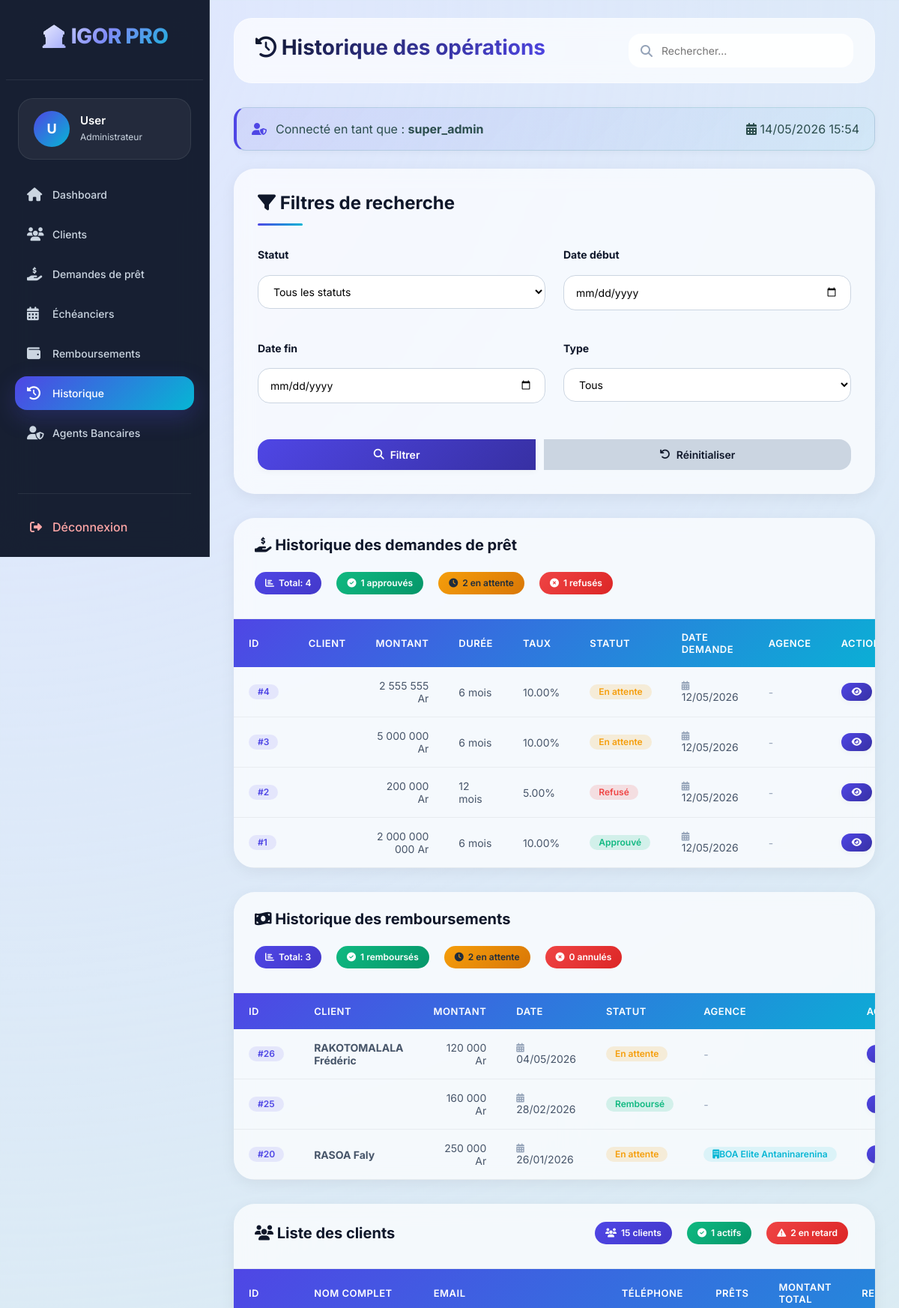
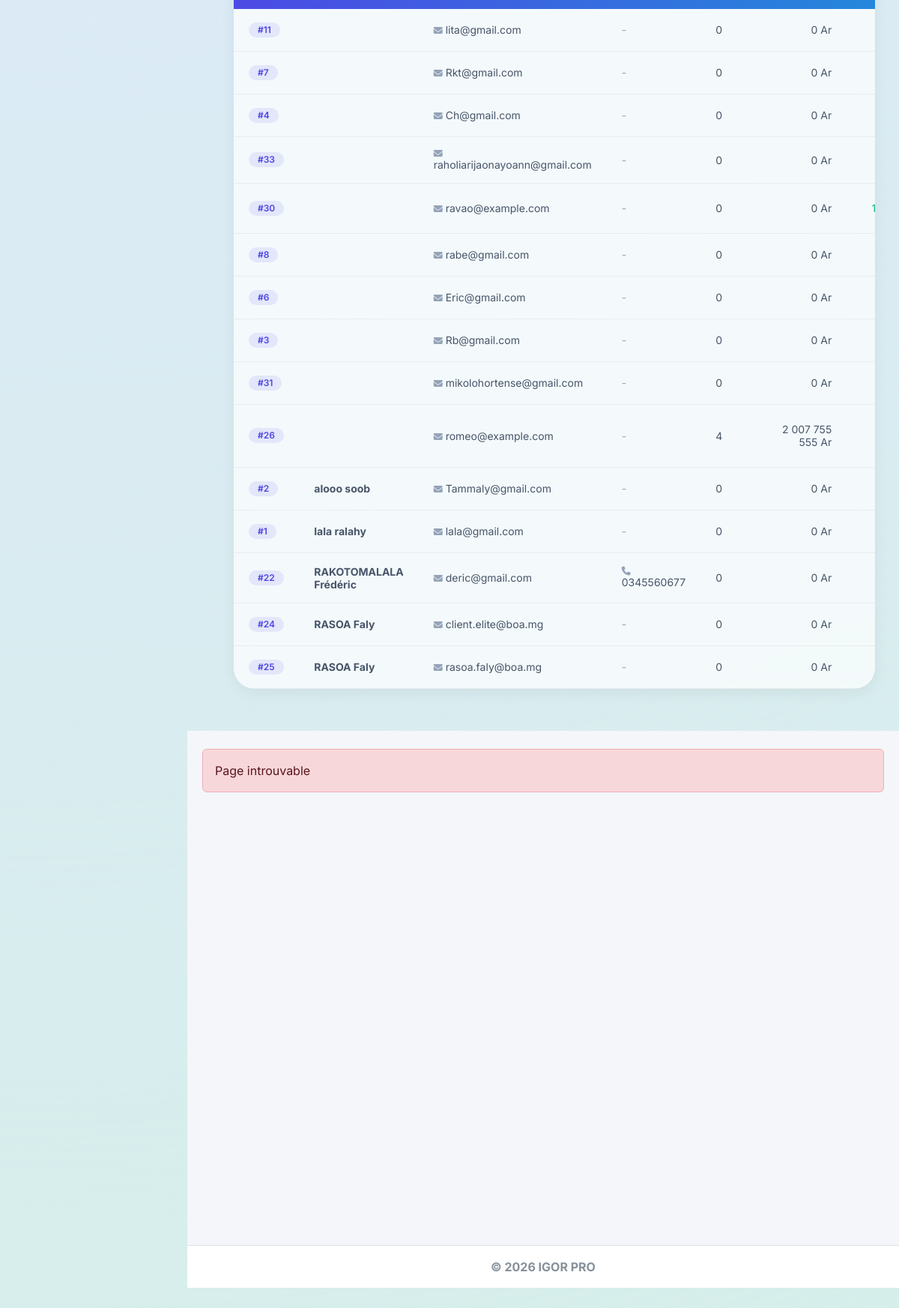
The app's page /historique.php (signed in) with its own data (2 pictures, top to bottom).
### tables this page shows
CREATE TABLE `demande_pret` (
  `id` int(11) NOT NULL,
  `utilisateur_id` int(11) NOT NULL,
  `montant` decimal(15,2) NOT NULL,
  `duree` int(11) NOT NULL,
  `taux_interet` decimal(5,2) NOT NULL,
  `type_pret` enum('personnel','immobilier','vehicule','etudiant') NOT NULL,
  `revenu` decimal(15,2) DEFAULT NULL,
  `motif` text DEFAULT NULL,
  `document` varchar(255) DEFAULT NULL,
  `statut` enum('en attente','approuvé','refusé') DEFAULT 'en attente',
  `date_demande` timestamp NOT NULL DEFAULT current_timestamp()
);

CREATE TABLE `remboursement` (
  `id` int(11) NOT NULL,
  `utilisateur_id` int(11) NOT NULL,
  `montant` decimal(10,2) NOT NULL,
  `date_remboursement` datetime NOT NULL,
  `statut` enum('en attente','remboursé','annulé') NOT NULL
);

CREATE TABLE `users` (
  `id` int(11) NOT NULL,
  `username` varchar(50) NOT NULL,
  `email` varchar(100) NOT NULL,
  `password` varchar(255) NOT NULL,
  `nom` varchar(100) DEFAULT NULL,
  `prenom` varchar(100) DEFAULT NULL,
  `telephone` varchar(20) DEFAULT NULL,
  `role` enum('super_admin','admin_regional','chef_agence','agent','client') NOT NULL DEFAULT 'client',
  `agence_id` int(11) DEFAULT NULL,
  `2fa_secret` varchar(255) DEFAULT NULL,
  `email_verified_at` datetime DEFAULT NULL,
  `remember_token` varchar(100) DEFAULT NULL,
  `reset_token` varchar(255) DEFAULT NULL,
  `created_at` timestamp NOT NULL DEFAULT current_timestamp(),
  `updated_at` timestamp NOT NULL DEFAULT current_timestamp() ON UPDATE current_timestamp(),
  `otp` varchar(10) DEFAULT NULL,
  `otp_expires_at` datetime DEFAULT NULL,
  `otp_created_at` datetime DEFAULT current_timestamp()
);

CREATE TABLE `agences` (
  `id_agence` int(11) NOT NULL,
  `nom` varchar(100) NOT NULL,
  `adresse` varchar(255) NOT NULL,
  `code_postal` varchar(10) NOT NULL,
  `ville` varchar(50) NOT NULL,
  `telephone` varchar(15) NOT NULL,
  `email` varchar(100) NOT NULL,
  `date_creation` date DEFAULT NULL
);

### pages/historique_content.php (the view, shortened to what the rows shown need)
<div class="main-content">
    <div class="top-bar">
        <h1 class="page-title">
            <i class="fas fa-history"></i> Historique des opérations
        </h1>
    </div>
    <div class="table-wrapper" style="margin-bottom: 32px;">
        <div style="overflow-x: auto;">
            <table class="modern-table" id="pretTable">
                <thead>
                    <tr>
                        <th>ID</th>
                        <th>Client</th>
                        <th>Montant</th>
                        <th>Durée</th>
                        <th>Taux</th>
                        <th>Statut</th>
                        <th>Date demande</th>
                        <th>Agence</th>
                        <th>Actions</th>
                    </tr>
                </thead>
                <tbody>
                    <?php if(isset($prets) && !empty($prets)): ?>
                        <?php foreach($prets as $pret): ?>
                        <tr>
                            <td>
                                <span class="badge" style="background: rgba(79, 70, 229, 0.1); color: #4f46e5;">
                                    #<?= htmlspecialchars($pret['id']) ?>
                                </span>
                            </td>
                            <td>
                            </td>
                            <td style="text-align: right;"><?= number_format($pret['montant'], 0, ',', ' ') ?> Ar</td>
                            <td><?= $pret['duree'] ?> mois</td>
                            <td><?= $pret['taux_interet'] ?>%</td>
                            <td>
                                <?php
                                $badgeClass = '';
                                switch($pret['statut']) {
                                    case 'approuvé': $badgeClass = 'success'; break;
                                    case 'en attente': $badgeClass = 'warning'; break;
                                    case 'refusé': $badgeClass = 'danger'; break;
                                }
                                ?>
                                <span class="badge badge-<?= $badgeClass ?>">
                                    <?= ucfirst($pret['statut']) ?>
                                </span>
                            </td>
                            <td>
                                <i class="fas fa-calendar-alt" style="color: #94a3b8; font-size: 12px;"></i>
                                <?= date('d/m/Y', strtotime($pret['date_demande'])) ?>
                            </td>
                            <td>
                                <?php if(!empty($pret['agence_nom'])): ?>
                                <span class="badge" style="background: rgba(6, 182, 212, 0.1); color: #06b6d4;">
                                    <i class="fas fa-building"></i> <?= htmlspecialchars($pret['agence_nom']) ?>
                                </span>
                                <?php else: ?>
                                <span style="color: #94a3b8;">-</span>
                                <?php endif; ?>
                            </td>
                            <td>
                                <div class="action-btns">
                                    <button class="btn btn-sm btn-primary" onclick="showDetails('pret', <?= $pret['id'] ?>)">
                                        <i class="fas fa-eye"></i>
                                    </button>
                                </div>
                            </td>
                        </tr>
                        <?php endforeach; ?>
                    <?php endif; ?>
                </tbody>
            </table>
        </div>
    </div>
    <div class="table-wrapper" style="margin-bottom: 32px;">
        <div style="overflow-x: auto;">
            <table class="modern-table" id="paiementsTable">
                <thead>
                    <tr>
                        <th>ID</th>
                        <th>Client</th>
                        <th>Montant</th>
                        <th>Date</th>
                        <th>Statut</th>
                        <th>Agence</th>
                        <th>Actions</th>
                    </tr>
                </thead>
                <tbody>
                    <?php if(isset($paiements) && !empty($paiements)): ?>
                        <?php foreach($paiements as $paiement): ?>
                        <tr>
                            <td>
                                <span class="badge" style="background: rgba(79, 70, 229, 0.1); color: #4f46e5;">
                                    #<?= htmlspecialchars($paiement['id']) ?>
                                </span>
                            </td>
                            <td>
                                <strong><?= htmlspecialchars($paiement['nom'] . ' ' . $paiement['prenom']) ?></strong>
                            </td>
                            <td style="text-align: right;"><?= number_format($paiement['montant'], 0, ',', ' ') ?> Ar</td>
                            <td>
                                <i class="fas fa-calendar-alt" style="color: #94a3b8; font-size: 12px;"></i>
                                <?= date('d/m/Y', strtotime($paiement['date_remboursement'])) ?>
                            </td>
                            <td>
                                <?php
                                $badgeClass = '';
                                switch($paiement['statut']) {
                                    case 'remboursé': $badgeClass = 'success'; break;
                                    case 'en attente': $badgeClass = 'warning'; break;
                                }
                                ?>
                                <span class="badge badge-<?= $badgeClass ?>">
                                    <?= ucfirst($paiement['statut']) ?>
                                </span>
                            </td>
                            <td>
                                <?php if(!empty($paiement['agence_nom'])): ?>
                                <span class="badge" style="background: rgba(6, 182, 212, 0.1); color: #06b6d4;">
                                    <i class="fas fa-building"></i> <?= htmlspecialchars($paiement['agence_nom']) ?>
                                </span>
                                <?php else: ?>
                                <span style="color: #94a3b8;">-</span>
                                <?php endif; ?>
                            </td>
                            <td>
                                <div class="action-btns">
                                    <button class="btn btn-sm btn-primary" onclick="showDetails('paiement', <?= $paiement['id'] ?>)">
                                    </button>
                                </div>
                            </td>
                        </tr>
                        <?php endforeach; ?>
                    <?php endif; ?>
                </tbody>
            </table>
        </div>
    </div>
    <div class="table-wrapper">
        <div style="overflow-x: auto;">
            <table class="modern-table" id="clientsTable">
                <thead>
                    <tr>
                        <th>ID</th>
                        <th>Nom complet</th>
                        <th>Email</th>
                        <th>Téléphone</th>
                        <th>Prêts</th>
                        <th>Montant total</th>
                        <th>Remboursé</th>
                    </tr>
                </thead>
                <tbody>
                    <?php if(isset($clients) && !empty($clients)): ?>
                        <?php foreach($clients as $client):
                        ?>
                        <tr>
                            <td>
                                <span class="badge" style="background: rgba(79, 70, 229, 0.1); color: #4f46e5;">
                                    #<?= htmlspecialchars($client['id']) ?>
                                </span>
                            </td>
                            <td>
                                <strong><?= htmlspecialchars($client['nom'] . ' ' . $client['prenom']) ?></strong>
                            </td>
                            <td>
                                <i class="fas fa-envelope" style="color: #94a3b8; font-size: 12px;"></i>
                                <?= htmlspecialchars($client['email']) ?>
                            </td>
                            <td>
                                <?php if(!empty($client['telephone'])): ?>
                                <i class="fas fa-phone" style="color: #94a3b8; font-size: 12px;"></i>
                                <?= htmlspecialchars($client['telephone']) ?>
                                <?php else: ?>
                                <span style="color: #94a3b8;">-</span>
                                <?php endif; ?>
                            </td>
                            <td><?= $client['nb_prets'] ?? 0 ?></td>
                            <td style="text-align: right;"><?= number_format($client['montant_total_prets'] ?? 0, 0, ',', ' ') ?> Ar</td>
                            <td style="text-align: right; color: #10b981;"><?= number_format($client['total_rembourse'] ?? 0, 0, ',', ' ') ?> Ar</td>
                        </tr>
                        <?php endforeach; ?>
                    <?php endif; ?>
                </tbody>
            </table>
        </div>
    </div>
</div>

### records on screen
demande_pret: id "4", montant "2 555 555", duree "6", taux_interet "10.00", statut "En attente", date_demande "12/05/2026"
demande_pret: id "3", montant "5 000 000", duree "6", taux_interet "10.00", statut "En attente", date_demande "12/05/2026"
demande_pret: id "2", montant "200 000", duree "12", taux_interet "5.00", statut "Refusé", date_demande "12/05/2026"
demande_pret: id "1", montant "2 000 000 000", duree "6", taux_interet "10.00", statut "Approuvé", date_demande "12/05/2026"
remboursement: id "26", users.nom+prenom "RAKOTOMALALA Frédéric", montant "120 000", date_remboursement "04/05/2026", statut "En attente"
remboursement: id "25", montant "160 000", date_remboursement "28/02/2026", statut "Remboursé"
remboursement: id "20", users.nom+prenom "RASOA Faly", montant "250 000", date_remboursement "26/01/2026", statut "En attente", agences.nom "BOA Elite Antaninarenina"
users: id "11", email "lita@gmail.com", nb_prets "0", montant_total_prets "0"
users: id "7", email "Rkt@gmail.com", nb_prets "0", montant_total_prets "0"
users: id "4", email "Ch@gmail.com", nb_prets "0", montant_total_prets "0"
users: id "33", email "raholiarijaonayoann@gmail.com", nb_prets "0", montant_total_prets "0"
users: id "30", email "ravao@example.com", nb_prets "0", montant_total_prets "0"
users: id "8", email "rabe@gmail.com", nb_prets "0", montant_total_prets "0"
users: id "6", email "Eric@gmail.com", nb_prets "0", montant_total_prets "0"
users: id "3", email "Rb@gmail.com", nb_prets "0", montant_total_prets "0"
users: id "31", email "mikolohortense@gmail.com", nb_prets "0", montant_total_prets "0"
users: id "26", email "romeo@example.com", nb_prets "4", montant_total_prets "2 007 755 555"
users: id "2", nom+prenom "alooo soob", email "Tammaly@gmail.com", nb_prets "0", montant_total_prets "0"
users: id "1", nom+prenom "lala ralahy", email "lala@gmail.com", nb_prets "0", montant_total_prets "0"
users: id "22", nom+prenom "RAKOTOMALALA Frédéric", email "deric@gmail.com", telephone "0345560677", nb_prets "0", montant_total_prets "0"
users: id "24", nom+prenom "RASOA Faly", email "client.elite@boa.mg", nb_prets "0", montant_total_prets "0"
users: id "25", nom+prenom "RASOA Faly", email "rasoa.faly@boa.mg", nb_prets "0", montant_total_prets "0"

### other values on screen
$role "super_admin"
$statsPrets['total'] "4"
$statsPrets['approuves'] "1"
$statsPrets['en_attente'] "2"
$statsPrets['refuses'] "1"
$statsPaiements['total'] "3"
$statsPaiements['rembourses'] "1"
$statsPaiements['en_attente'] "2"
$statsPaiements['annules'] "0"
$statsClients['total'] "15"
$statsClients['actifs'] "1"
$statsClients['retard'] "2"
substr($_SESSION['username'] ?? 'U', 0, 1) "U"
$_SESSION['username'] "User"
